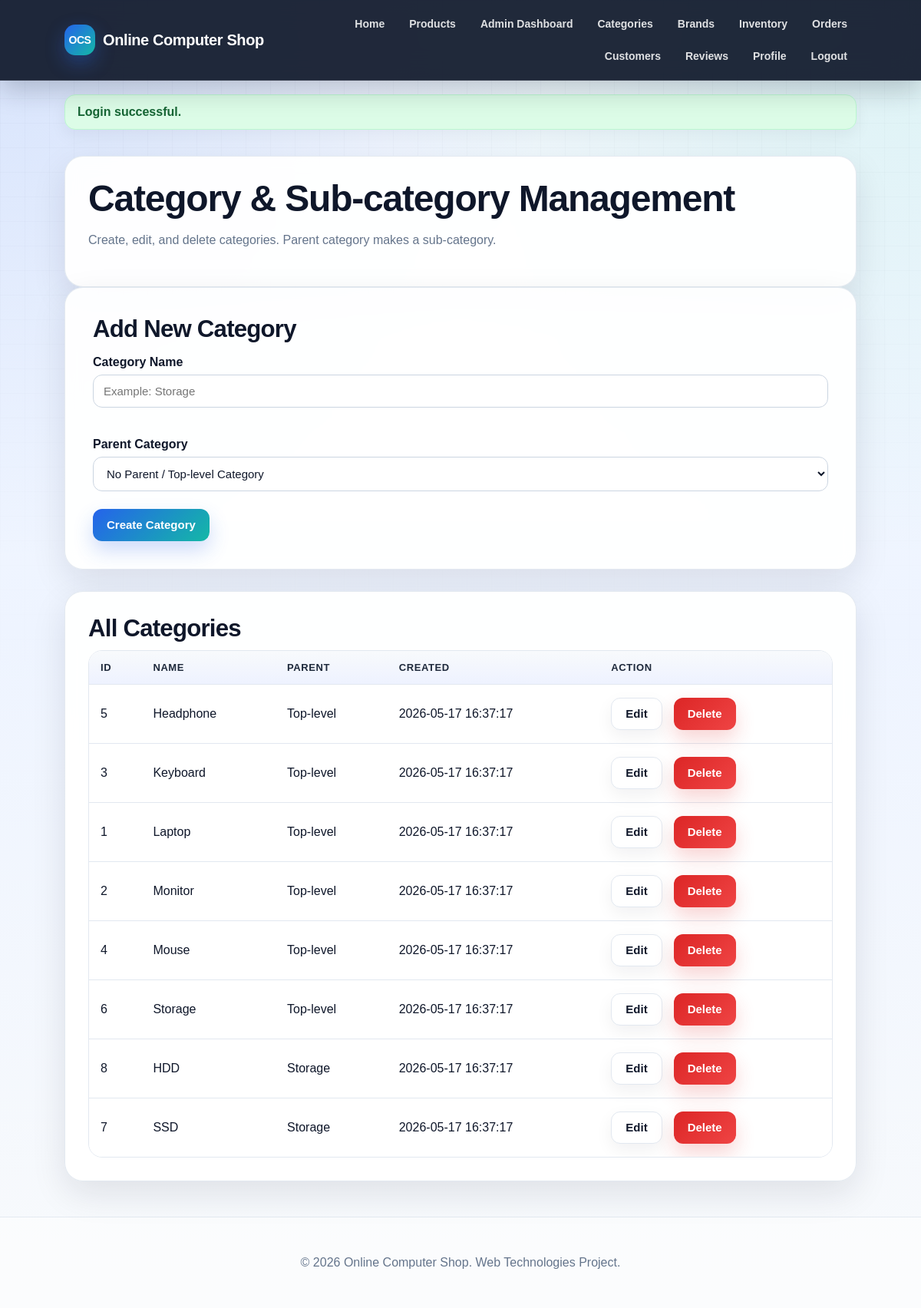
Screenshot of /index.php?page=admin-categories (signed in) with the database file from the repository.
### tables this page shows
CREATE TABLE categories (
    id INT AUTO_INCREMENT PRIMARY KEY,
    name VARCHAR(100) NOT NULL,
    parent_id INT NULL,
    created_at DATETIME NOT NULL DEFAULT CURRENT_TIMESTAMP,
    CONSTRAINT fk_categories_parent
        FOREIGN KEY (parent_id) REFERENCES categories(id)
        ON DELETE RESTRICT
        ON UPDATE CASCADE
);

### controllers/AdminController.php (called while the page is built, shortened)
<?php
require_once __DIR__ . '/../models/CategoryModel.php';
function show_categories_page($conn, $errors = [], $old = []) {
    $editCategory = null;
    $categories = get_all_categories($conn);
    require __DIR__ . '/../views/admin/categories.php';
}

### config/session.php (called while the page is built, shortened)
<?php
function e($value) {
    return htmlspecialchars((string)($value ?? ''), ENT_QUOTES, 'UTF-8');
}

### models/CategoryModel.php (called while the page is built, shortened)
<?php
function get_all_categories($conn) {
    $sql = "SELECT c.id, c.name, c.parent_id, c.created_at, p.name AS parent_name
            FROM categories c
            LEFT JOIN categories p ON c.parent_id = p.id
            ORDER BY COALESCE(p.name, c.name), c.parent_id IS NOT NULL, c.name ASC";
    $result = $conn->query($sql);
    $categories = [];
    while ($row = $result->fetch_assoc()) {
        $categories[] = $row;
    }
    return $categories;
}

### views/admin/categories.php (the view, shortened to what this page needs)
<?php require __DIR__ . '/../layouts/header.php'; ?>
<?php require __DIR__ . '/../layouts/navbar.php'; ?>
<?php
$formId = (int)($old['id'] ?? ($editCategory['id'] ?? 0));
$formName = $old['name'] ?? ($editCategory['name'] ?? '');
$isEdit = $formId > 0;
?>
<main class="container">
    <section class="section">
        <h1>Category & Sub-category Management</h1>
        <p class="muted">Create, edit, and delete categories. Parent category makes a sub-category.</p>
    </section>
    <section class="form-card wide">
        <h2><?= $isEdit ? 'Edit Category' : 'Add New Category' ?></h2>
        <form method="POST" action="index.php?page=admin-categories" onsubmit="return validateCategoryForm()" novalidate>
            <label>Category Name</label>
            <input type="text" name="name" id="category_name" value="<?= e($formName) ?>" placeholder="Example: Storage">
            <small class="field-error"><?= e($errors['name'] ?? '') ?></small>
            <label>Parent Category</label>
            <select name="parent_id" id="category_parent_id">
                <option value="">No Parent / Top-level Category</option>
            </select>
            <small class="field-error"><?= e($errors['parent_id'] ?? '') ?></small>
            <button type="submit"><?= $isEdit ? 'Update Category' : 'Create Category' ?></button>
        </form>
    </section>
    <section class="section">
        <h2>All Categories</h2>
        <div class="table-wrap">
            <table>
                <thead>
                    <tr>
                        <th>ID</th>
                        <th>Name</th>
                        <th>Parent</th>
                        <th>Created</th>
                        <th>Action</th>
                    </tr>
                </thead>
                <tbody>
                    <?php foreach ($categories as $category): ?>
                        <tr>
                            <td><?= e($category['id']) ?></td>
                            <td><?= e($category['name']) ?></td>
                            <td><?= e($category['parent_name'] ?? 'Top-level') ?></td>
                            <td><?= e($category['created_at']) ?></td>
                            <td class="actions">
                                <a class="mini-btn" href="index.php?page=admin-categories&edit=<?= e($category['id']) ?>">Edit</a>
                                <form method="POST" action="index.php?page=admin-categories" class="inline-form" onsubmit="return confirm('Delete this category?')">
                                    <button type="submit" class="danger-btn">Delete</button>
                                </form>
                            </td>
                        </tr>
                    <?php endforeach; ?>
                </tbody>
            </table>
        </div>
    </section>
</main>
<?php require __DIR__ . '/../layouts/footer.php'; ?>

### public/css/base.css (style rules this page uses)
:root { --primary: #2563eb; --primary-dark: #1d4ed8; --primary-soft: #dbeafe; --secondary: #14b8a6; --accent: #f97316; --danger: #dc2626; --danger-dark: #991b1b; --success: #16a34a; --success-dark: #166534; --warning: #f59e0b; --text: #0f172a; --text-soft: #475569; --muted: #64748b; --line: #e2e8f0; --surface: #ffffff; --surface-soft: #f8fafc; --surface-tint: #eff6ff; --shadow-sm: 0 8px 22px rgba(15, 23, 42, 0.06); --shadow-md: 0 16px 45px rgba(15, 23, 42, 0.10); --shadow-lg: 0 24px 70px rgba(15, 23, 42, 0.16); --radius-sm: 10px; --radius-md: 16px; --radius-lg: 24px; --max-width: 1180px; }
* { box-sizing: border-box; }
html { scroll-behavior: smooth; }
body { margin: 0; min-height: 100vh; font-family: Arial, Helvetica, sans-serif; color: var(--text); background: radial-gradient(circle at top left, rgba(37, 99, 235, 0.16), transparent 35%), radial-gradient(circle at top right, rgba(20, 184, 166, 0.12), transparent 35%), linear-gradient(180deg, #f8fbff 0%, #eef4ff 48%, #f8fafc 100%); }
body::before { content: ""; position: fixed; inset: 0; pointer-events: none; background-image: linear-gradient(rgba(15, 23, 42, 0.035) 1px, transparent 1px), linear-gradient(90deg, rgba(15, 23, 42, 0.035) 1px, transparent 1px); background-size: 32px 32px; mask-image: linear-gradient(to bottom, rgba(0, 0, 0, 0.7), transparent 55%); z-index: -1; }
a { color: var(--primary); text-decoration: none; transition: color 0.2s ease, transform 0.2s ease, background 0.2s ease, box-shadow 0.2s ease; }
h1, h2, h3 { color: var(--text); letter-spacing: -0.025em; }
h1 { font-size: clamp(2rem, 4vw, 3.6rem); line-height: 1.05; margin: 0 0 12px; }
h2 { font-size: clamp(1.45rem, 2.6vw, 2.1rem); margin: 0 0 10px; }
p { line-height: 1.65; }

### public/css/layout.css (style rules this page uses)
.container { width: 86%; max-width: var(--max-width); margin: 34px auto; }
.hero-card, .section, .filter-card, .cart-card, .detail-layout, .form-card { border: 1px solid rgba(226, 232, 240, 0.95); background: rgba(255, 255, 255, 0.94); box-shadow: var(--shadow-md); backdrop-filter: blur(10px); }
.section { margin-top: 28px; border-radius: var(--radius-lg); padding: clamp(20px, 3vw, 30px); }

### public/css/components.css (style rules this page uses)
button, .button-link, .primary-btn, .button-secondary, .mini-btn, .danger-btn { display: inline-flex; align-items: center; justify-content: center; gap: 8px; min-height: 42px; border: 0; border-radius: 12px; padding: 11px 18px; font-size: 15px; font-weight: 800; line-height: 1; cursor: pointer; transition: transform 0.18s ease, box-shadow 0.18s ease, background 0.18s ease, color 0.18s ease, border-color 0.18s ease; }
button, .button-link, .primary-btn { color: #ffffff; background: linear-gradient(135deg, var(--primary), var(--secondary)); box-shadow: 0 12px 26px rgba(37, 99, 235, 0.23); }
.button-secondary, .mini-btn { color: var(--text); background: #ffffff; border: 1px solid var(--line); box-shadow: var(--shadow-sm); }
.danger-btn { color: #ffffff; background: linear-gradient(135deg, var(--danger), #ef4444); box-shadow: 0 12px 26px rgba(220, 38, 38, 0.20); }
label { display: block; margin: 16px 0 7px; color: var(--text); font-weight: 800; }
input, select, textarea { width: 100%; padding: 12px 13px; border: 1px solid #cbd5e1; border-radius: 12px; color: var(--text); background: #ffffff; font-size: 15px; outline: none; transition: border-color 0.18s ease, box-shadow 0.18s ease, background 0.18s ease; }
.form-card { border-radius: var(--radius-lg); padding: clamp(24px, 4vw, 36px); }
.form-card h1, .form-card h2 { margin-top: 0; }
.form-card.wide { max-width: 100%; }
.field-error { display: block; min-height: 18px; color: var(--danger); margin-top: 5px; font-size: 13px; font-weight: 700; }
.muted, .help, .meta, .small-note { color: var(--muted); }
.action-row, .actions { display: flex; flex-wrap: wrap; align-items: center; gap: 12px; }
.inline-form { display: inline-block; margin: 3px; }
.table-wrap { width: 100%; overflow-x: auto; border-radius: 18px; border: 1px solid var(--line); background: #ffffff; }
table { width: 100%; border-collapse: collapse; background: #ffffff; }
th, td { padding: 14px 15px; border-bottom: 1px solid var(--line); text-align: left; vertical-align: middle; }
th { color: #1e293b; background: linear-gradient(180deg, #f8fafc, #eef2ff); font-size: 13px; text-transform: uppercase; letter-spacing: 0.045em; }
tr:last-child td { border-bottom: 0; }

### rows the page displays
categories: id "5", name "Headphone", parent_name "Top-level", created_at "2026-05-17 16:37:17"
categories: id "3", name "Keyboard", parent_name "Top-level", created_at "2026-05-17 16:37:17"
categories: id "1", name "Laptop", parent_name "Top-level", created_at "2026-05-17 16:37:17"
categories: id "2", name "Monitor", parent_name "Top-level", created_at "2026-05-17 16:37:17"
categories: id "4", name "Mouse", parent_name "Top-level", created_at "2026-05-17 16:37:17"
categories: id "6", name "Storage", parent_name "Top-level", created_at "2026-05-17 16:37:17"
categories: id "8", name "HDD", parent.name "Storage", created_at "2026-05-17 16:37:17"
categories: id "7", name "SSD", parent.name "Storage", created_at "2026-05-17 16:37:17"

### other values shown
$flash['message'] "Login successful."
